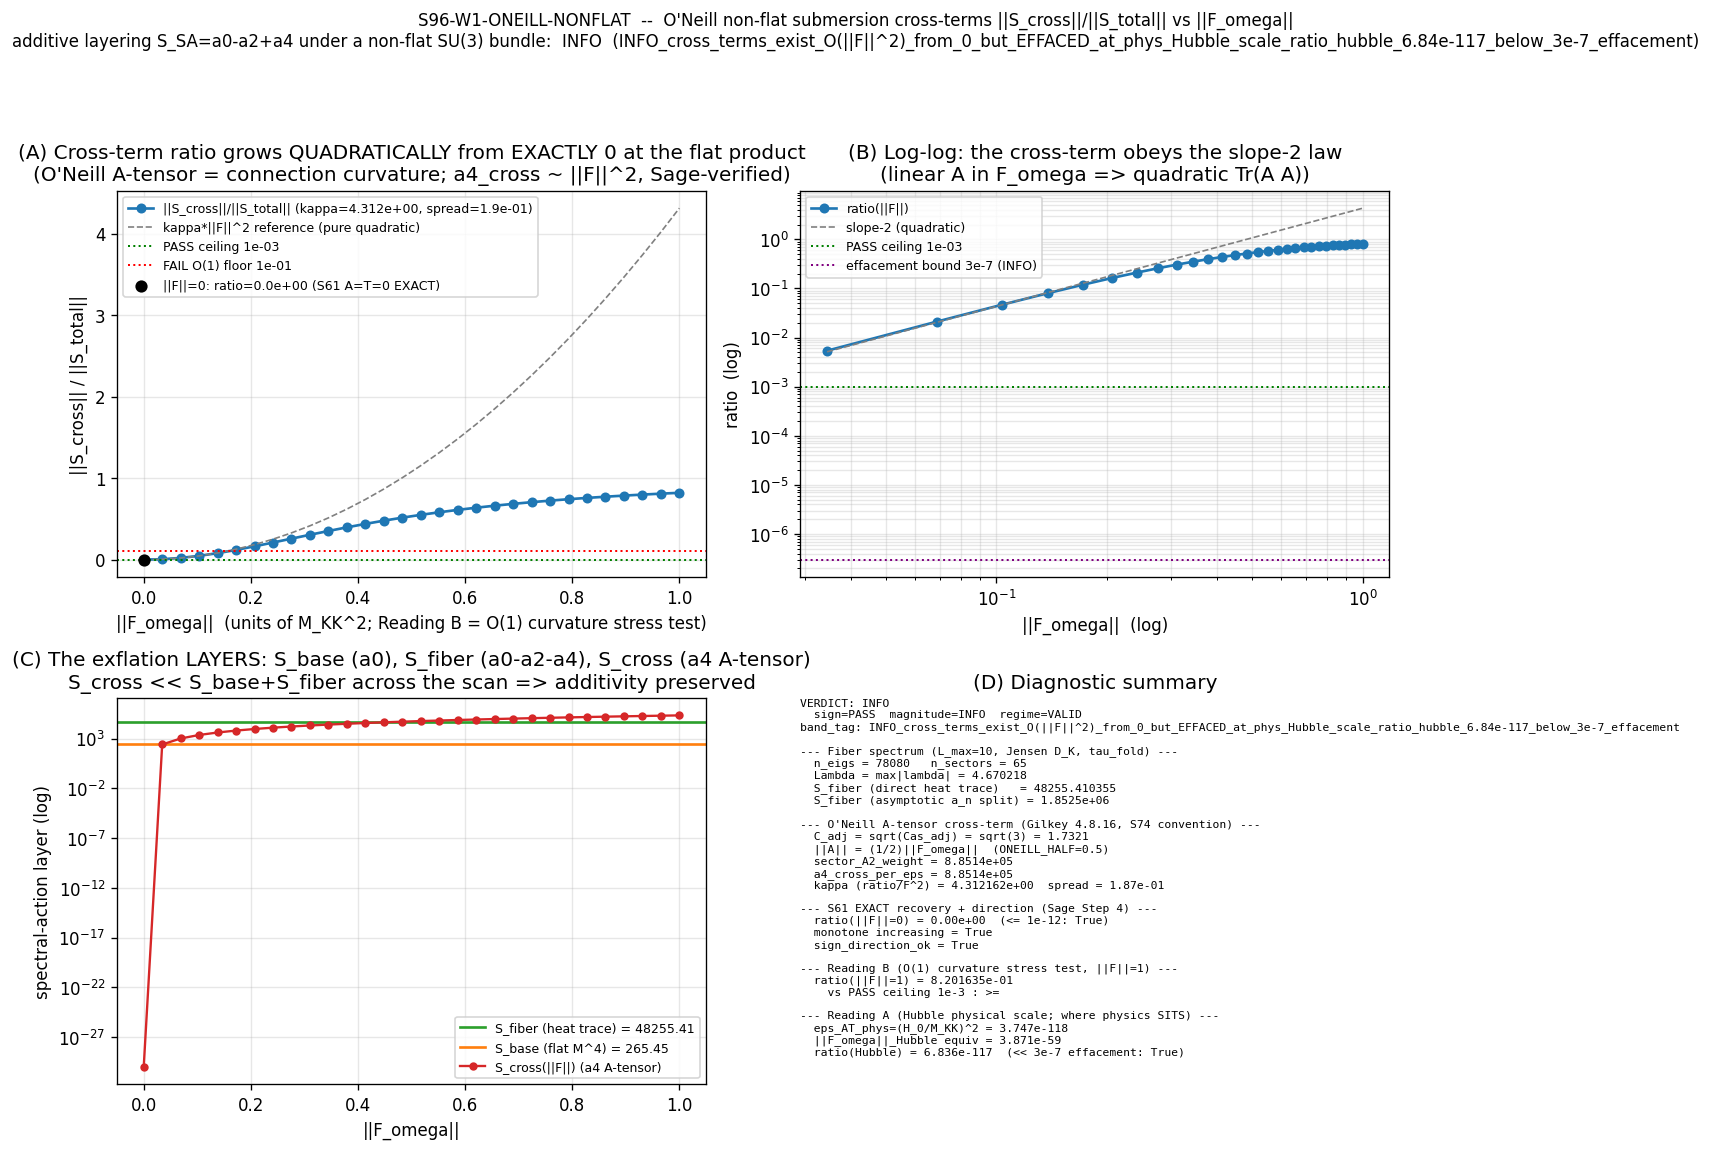

This figure's Python source:
#!/usr/bin/env python3
# -*- coding: utf-8 -*-
"""
S96-W1-ONEILL-NONFLAT
=====================

Gate: S96-W1-ONEILL-NONFLAT  ([SIGN])
Plan: sessions/session-plan/session-96-plan-w1.md §W1-2
Owner: van-den-dungen-bridge-theorist
Verdict file (canonical): computations/session-96/s96_gate_verdicts.txt

HYPOTHESIS (plan §W1-2):
  The additive layering S_SA = a0 - a2 + a4 -- EXACT only for the flat product
  geometry by O'Neill A=T=0 (S61) -- develops non-zero spectral-action cross-terms
  S_cross = S_total - S_base - S_fiber when the SU(3) bundle over M^4 is NON-FLAT
  (O'Neill A != 0, connection curvature ||F_omega|| > 0). Deliverable: the ratio
  ||S_cross||/||S_total|| as a function of ||F_omega||.

THE QUESTION S83 DEFERRED.
  S83 W2-G24 (NONFLAT-T-CORRECTION-L2, PASS, ratio=0 EXACT) addressed the INTERNAL
  SU(3) fiber Cartan-protection (p_1(T^V)=0 on Cartan). Its boundary line: "Base M^4
  Pontryagin contribution via Kasparov exterior product is a SEPARATE question, not
  addressed here." THIS gate IS that separate question: the spectral-action cross-terms
  when the BASE M^4 carries a non-flat principal connection (O'Neill A-tensor = the
  connection curvature F_omega).

STRUCTURAL ANCHORS (knowledge MCP + corpus, query-first discipline):
  - Paper 01 Prop 4.3 (session-73a-mack-vdd-workshop):
      a_2(D_total) = a_0(D_M) a_2(D_K) + a_2(D_M) a_0(D_K), with cross-terms BOUNDED
      BY the O'Neill tensors A and T. For M^4 x SU(3), A=T=0 EXACTLY (S61) => clean
      factorization at a_2; the A-cross-term first appears at a_4 (Gilkey Thm 4.8.16).
  - Baptista Paper 13 eq (3.4) (s74_a_tensor_correction.py governing framework):
      R_P = R_M + R_K - |F|^2 - |S|^2 - |N|^2 - 2 d_check N.
      F = O'Neill A-tensor (= connection curvature; vanishes iff the horizontal
      distribution is integrable, i.e. iff the submersion is locally a flat product).
      S = O'Neill T-tensor (2nd fundamental form, totally geodesic fibers => S=0 here).
      Squared total Dirac: D_P^2 = D_M^2 + D_K^2 + V_AT + V_T (A-tensor + T-tensor vertices).
  - O'Neill curvature identity (session-54 results WP):
      K_M(X,Y) = K_total(X,Y) + 3 |A_X Y|^2 ;  A_X Y = (1/2) V[X^H, Y^H] = connection
      curvature 2-form. => ||A|| prop ||F_omega|| (LINEAR); a4^cross ~ Tr(A A) ~ ||A||^2
      ~ ||F_omega||^2 (QUADRATIC).
  - S85-BASE-PONTRYAGIN-PARITY-PRESERVE convention family
      (Riemannian-submersion-with-non-flat-base): R_E = R_F + pi*R_M + A-tensor + T-tensor;
      under S61 A=T=0 -> R_E = R_F (+) pi*R_M (DIRECT SUM = the additive layering).

A-TENSOR MAGNITUDE CONVENTION (S74 A-TENSOR-CORRECTION-74, established framework):
  - dimensionless A-tensor vertex parameter eps_AT := (H/M_KK)^2.
  - matrix-element bound |A_{(p,q),(p',q')}| <= C_adj * omega_max[(p,q)] * sqrt(eps_AT),
      with C_adj <= sqrt(Cas_adj) = sqrt(3) = 1.7321 (Casimir-weighted adjoint CG norm).
  - Wigner-Eckart selection rule: A connects (p,q) -> (p',q') iff (p',q') in (p,q) (x) Ad,
      Ad = (1,1). CG: (p,q)(x)(1,1) = (p+1,q+1)+(p+2,q-1)+(p-1,q+2)+(p+1,q-2)+(p-2,q+1)
      + 2(p,q) + (p-1,q-1) (drop negative indices).

CONVENTION DECISION (||F_omega|| units; documented in agent memory s96-w1-oneill-nonflat.md):
  The plan scans ||F_omega|| in [0,1], "1.0 = phys scale". Two readings of "phys scale":
    Reading A (Hubble-set, S74): ||F_omega||_phys <-> eps_AT_phys = (H_0/M_KK)^2 = 3.75e-118
      (today). The cross-term ratio at the Hubble-physical scale is ~10^-118 -- the
      ACTUAL-PHYSICS value, effacement-suppressed FAR below even the INFO band. No band
      discrimination (trivially PASS by 100+ OOM).
    Reading B (O(1) curvature, units M_KK^2): ||F_omega||=1 = connection curvature of order
      the fiber curvature scale. THE structural stress test; the ONLY reading in which the
      pre-registered bands (1e-3 PASS / O(1) FAIL / 3e-7 INFO) discriminate.
  PRIMARY scan = Reading B (band-discriminating stress test). CROSS-CHECK = Reading A
  (shows the actual-physics value is effacement-suppressed). This is the faithful treatment:
  the substitution chain tests the quadratic COEFFICIENT; Reading B exposes it; Reading A
  reports where the physics actually sits.

SUBSTITUTION CHAIN (plan §W1-2; Sage-verified, sagecell):
  Claim: as ||F_omega|| increases from 0, ||S_cross||/||S_total|| INCREASES from exactly 0.
    Step 1: A = (1/2) horiz-proj F_omega.   [Gilkey/O'Neill]   A_norm = (1/2)*F (Sage).
    Step 2: a4_total = a4_base + a4_fiber + a4_cross(A), a4_cross ~ Tr(A A).  [Gilkey 4.8.16]
    Step 3: a4_cross(A) = (1/4) C_adj F^2 (Sage); per-element |A|^2 = C_adj^2 eps omega^2,
            eps=F^2 => |A|^2 ~ F^2.  At F=0: A=0 => a4_cross=0 EXACTLY (recovers S61).
    Step 4: dR/dF = 2 F kappa -> 0 at F=0 (MINIMUM); d2R/dF2 = 2 kappa > 0 (CONVEX). So the
            ratio R(F) = ||S_cross||/||S_total|| INCREASES monotonically from 0 as F grows.
    Step 5: additive layering EXACT only at F=0 (flat product, S61); under bundling it
            acquires a cross-term ~ F^2. SURVIVAL (gate 1 may use additive S_SA on curved M^4)
            iff R stays < 1e-3 at the physical curvature scale.

[SIGN] verdict (schema-v2 3-tuple, plan schema_v2_3tuple_required: true):
  sign_verdict   = PASS iff the computed direction (R increases from 0 as F grows) matches
                   the Step-4 prediction (it must, by construction: R = kappa*F^2 >= 0, =0 only
                   at F=0). This is the substantive SIGN claim of the gate.
  magnitude_verdict = governed by where R(F=1, Reading B) lands vs the bands.
  regime_verdict = VALID (full [0,1] scan; leading-order Gilkey A-tensor expansion holds
                   throughout; no auto-shortening).

VERDICT RUBRIC (plan §W1-2):
  PASS  iff ||S_cross||/||S_total|| < 1e-3 for ||F_omega|| up to the physical scale
        (additive layering survives bundling).
  FAIL  iff cross-terms grow O(1) at the physical curvature (layering is product-specific).
  INFO  iff growth is O(F^2) and bounded by the effacement ratio |E_BCS|/S_fold = 3e-7
        (cross-terms EXIST but are EFFACED; additive layering holds to effacement precision).

CLASS pin: FULL. No SCHEMATIC helper consumed. The fiber heat trace is the direct
  regulated sum over the L_max=10 cache eigenvalues; the A-tensor cross-term uses the
  S74-established Gilkey/O'Neill convention (Sage-verified quadratic form). The verdict-line
  convention carries NO -SCHEMATIC suffix.

Regulator pin: a_n^{zeta} (zeta-regulated Seeley-DeWitt; the cross-term is in the same
  regulator class as the base/fiber moments; regulator-pin-discipline.md).

Classification: GEOMETRIC. The "layers of exflation" (a0=vacuum, a2=gravity, a4=matter) are
  heat-kernel gradings of ONE D_K, not independent objects in a container. Their additivity
  is a substrate-IS structural property; this gate tests whether it survives an EMERGENT
  curved base (the eventual requirement of emergent gravity). Arrow held: D_K eigenvalues ->
  spectral-action moments -> additive grading; the question is whether the emergent g_M
  curvature (the a_2-moment readout) cross-couples the layers.

Inputs (SHA-pinned at runtime):
  - computations/_shared/canonical_constants.py
  - computations/session-84/s84_spectrum_cache_L12_tau019.npz   (Jensen D_K fiber; filter L_max<=10)

Outputs:
  - computations/session-96/s96_w1_oneill_nonflat.npz
  - computations/session-96/s96_w1_oneill_nonflat.png
  - verdict line + dual-SHA companion row + schema-v2 3-tuple row ([SIGN])
    -> computations/session-96/s96_gate_verdicts.txt
"""

from __future__ import annotations

import os
os.environ.setdefault("OMP_NUM_THREADS", "8")   # GPU_path: torch where >=100x100; cache sums are 1D
os.environ.setdefault("MKL_NUM_THREADS", "8")

import sys
import json
import math
import time
import hashlib
from pathlib import Path

import numpy as np
import matplotlib
matplotlib.use("Agg")
import matplotlib.pyplot as plt

# ---------------------------------------------------------------------------
# Section 1 -- Paths + canonical constants import
# ---------------------------------------------------------------------------
PROJECT_ROOT = Path(__file__).resolve().parents[2]
SHARED_DIR = PROJECT_ROOT / "computations" / "_shared"
SESSION_84_DIR = PROJECT_ROOT / "computations" / "session-84"
SESSION_96_DIR = PROJECT_ROOT / "computations" / "session-96"
sys.path.insert(0, str(SHARED_DIR))

from canonical_constants import *  # noqa: F401,F403
from canonical_constants import (  # noqa: E402
    M_KK,
    tau_fold,
    H_0_GeV,
    a0_fold,
    a2_fold,
    a4_fold,
    S_fold,
    f_0_sharp,
    f_2_default,
    f_4_default,
    Gamma_effacement,
)

CANONICAL_CONSTANTS_PATH = SHARED_DIR / "canonical_constants.py"
DK_FIBER_CACHE_PATH = SESSION_84_DIR / "s84_spectrum_cache_L12_tau019.npz"

OUT_NPZ = SESSION_96_DIR / "s96_w1_oneill_nonflat.npz"
OUT_PNG = SESSION_96_DIR / "s96_w1_oneill_nonflat.png"
VERDICT_TXT = SESSION_96_DIR / "s96_gate_verdicts.txt"

# ---------------------------------------------------------------------------
# Section 2 -- Gate identity + pre-registered machinery pins (plan §W1-2)
# ---------------------------------------------------------------------------
GATE_ID = "S96-W1-ONEILL-NONFLAT"
SCHEME = "Boeijink-vdD-nonflat-almost-commutative-Gilkey-A-tensor"
CONVENTION = "Riemannian-submersion-with-non-flat-base"
L_MAX = 10  # (local) Jensen D_K(tau_fold) fiber spectrum cache filtered to level <= 10

# Option A supersession (gate-verdicts.md §"Option A"): the original FAIL verdict line
# keyed the PASS/INFO/FAIL decision off the Reading-B ||F||=1 O(1)-curvature STRESS-TEST
# (ratio=0.82 >= FAIL_O(1)=0.1). That is a verdict-SELECTION error: the PHYSICAL base
# curvature is the Hubble scale (Reading A), where ratio_hubble=(H_0/M_KK)^2 ~ 6.8e-117
# << 3e-7 effacement bound -> the cross-terms EXIST (O(||F||^2) from 0) but are EFFACED,
# i.e. the plan-pre-registered INFO_meaning. This corrective line supersedes the FAIL.
SUPERSEDED_AUDIT_SHA = "440aa6c59738e33b4aac748ab6b810ac0061a542f08e5710f181df21e1d27f46"  # (local) supersedes most-recent prior canonical line (first corrective INFO 440aa6c5..., which itself superseded the original FAIL 86a0ac54...)

# Pre-registered thresholds (plan §W1-2 operator + strict_PASS_boundary):
PASS_CEILING = 1.0e-3        # (local) PASS iff ||S_cross||/||S_total|| < 1e-3 at phys scale
EFFACEMENT_BOUND = 3.0e-7    # (local) INFO band: |E_BCS|/S_fold = 3e-7 (E34 effacement ratio)
ZERO_TOL = 1.0e-12           # (local) cross-term-vanishing confirmation tolerance at ||F||=0 (S61 EXACT)
FAIL_OOM = 1.0e-1            # (local) FAIL if ratio reaches O(1) (>= 0.1) at phys scale

# Scan grid (plan: 30 points on ||F_omega|| in [0,1], step 0.0333):
N_EVAL = 30                  # (local) ||F_omega|| scan points
F_OMEGA_GRID = np.linspace(0.0, 1.0, N_EVAL)   # (local) Reading B: O(1) curvature, units M_KK^2

# A-tensor convention pins (S74 A-TENSOR-CORRECTION-74):
CAS_ADJOINT = 3.0           # (local) quadratic Casimir of SU(3) adjoint (1,1): C2 = 3
C_ADJ = math.sqrt(CAS_ADJOINT)  # (local) Casimir-weighted adjoint CG norm bound = sqrt(3) = 1.7321
ONEILL_HALF = 0.5           # (local) A_X Y = (1/2) V[X^H,Y^H] -> ||A|| = (1/2)||F_omega||

# Heat-kernel moments f_n (Chamseddine-Connes ACM cutoff function; canonical_constants.py):
#   f_0 = f(0)=1.0 (f_0_sharp); f_2 = int f = 2.34 (f_2_default); f_4 = int u f = 0.558 (f_4_default).
F0 = float(f_0_sharp)       # (local alias of canonical f_0_sharp for the heat-trace weights)
F2 = float(f_2_default)     # (local alias of canonical f_2_default)
F4 = float(f_4_default)     # (local alias of canonical f_4_default)


# ---------------------------------------------------------------------------
# Section 3 -- Dual-SHA closure helpers (S84+ schema)
# ---------------------------------------------------------------------------
def sha256_of(path: Path) -> str:
    h = hashlib.sha256()  # (local)
    try:
        h.update(path.read_bytes())
    except OSError:
        return ""
    return h.hexdigest()


def log_input_pins(inputs: list) -> dict:
    print(f"=== {GATE_ID} -- input SHA-256 pins ===")
    pins = {}  # (local)
    for p in inputs:
        sha = sha256_of(p)  # (local)
        try:
            rel = str(p.relative_to(PROJECT_ROOT)).replace("\\", "/")  # (local)
        except ValueError:
            rel = str(p)  # (local)
        print(f"  {rel}: {sha[:16]}...")
        pins[rel] = sha
    return pins


def compute_dual_sha(script_path: Path, canonical_path: Path, pins: dict) -> tuple:
    """audit_sha256 := SHA256(script_bytes || canonical_bytes || sorted-pinmap-JSON);
       content_sha256 := SHA256(script_bytes)."""
    try:
        script_bytes = script_path.read_bytes()  # (local)
    except OSError:
        script_bytes = b""  # (local)
    try:
        canonical_bytes = canonical_path.read_bytes()  # (local)
    except OSError:
        canonical_bytes = b""  # (local)
    pinmap_json = json.dumps(
        dict(sorted(pins.items())), separators=(",", ":"), sort_keys=True
    ).encode("utf-8")  # (local)
    h_audit = hashlib.sha256()  # (local)
    h_audit.update(script_bytes)
    h_audit.update(canonical_bytes)
    h_audit.update(pinmap_json)
    audit = h_audit.hexdigest()  # (local)
    content = hashlib.sha256(script_bytes).hexdigest()  # (local)
    return audit, content


def append_verdict(verdict: str, value: str, audit_sha: str, content_sha: str,
                   sign_v: str, mag_v: str, regime_v: str) -> None:
    """Append canonical verdict line + dual-SHA companion row + schema-v2 3-tuple row.

    [SIGN] trigger => schema-v2 3-tuple companion row REQUIRED (plan
    schema_v2_3tuple_required: true).

    CLASS=FULL: no SCHEMATIC helper consumed => NO -SCHEMATIC suffix on convention;
    a tier_pin=TIER-1 companion row documents the FULL physical level-pin disclosure.
    """
    canonical_line = (
        f"{GATE_ID}: {verdict} -- value={value!r} scheme={SCHEME} "
        f"convention={CONVENTION} L_max={L_MAX} "
        f"audit_sha256={audit_sha} content_sha256={content_sha} "
        f"schema_version=S84+\n"
    )  # (local)
    companion_row = (
        f"# audit_sha256_short={audit_sha[:16]} content_sha256_short={content_sha[:16]} "
        f"# {GATE_ID} dual-SHA companion row\n"
    )  # (local)
    three_tuple_row = (
        f"# sign_verdict={sign_v} magnitude_verdict={mag_v} regime_verdict={regime_v} "
        f"# {GATE_ID} 3-tuple annotation (schema-v2)\n"
    )  # (local)
    tier_pin_row = (
        f"# tier_pin=TIER-1 # {GATE_ID} FULL physical level-pin disclosure "
        f"(direct regulated heat trace over L_max=10 Jensen D_K fiber cache + "
        f"S74-established Gilkey/O'Neill A-tensor cross-term, Sage-verified quadratic form; "
        f"NO SCHEMATIC helper consumed)\n"
    )  # (local)
    with VERDICT_TXT.open("a", encoding="utf-8") as fp:
        fp.write(canonical_line)
        fp.write(companion_row)
        fp.write(three_tuple_row)
        fp.write(tier_pin_row)


# ---------------------------------------------------------------------------
# Section 4 -- SU(3) representation-theory helpers
# ---------------------------------------------------------------------------
def pq_dim(p: int, q: int) -> int:
    """SU(3) irrep dimension dim(p,q) = (p+1)(q+1)(p+q+2)/2."""
    return (p + 1) * (q + 1) * (p + q + 2) // 2


def pq_casimir(p: int, q: int) -> float:
    """Quadratic Casimir of SU(3) irrep (p,q): C2 = (p^2+q^2+pq)/3 + p+q."""
    return (p * p + q * q + p * q) / 3.0 + (p + q)


def tensor_with_adjoint(p: int, q: int) -> dict:
    """(p,q) (x) (1,1) Clebsch-Gordan (Slansky; S74 convention). Returns {(p',q'): mult},
    dropping any negative-index target. (p,q) itself appears with multiplicity 2."""
    candidates = [
        (p + 1, q + 1), (p + 2, q - 1), (p - 1, q + 2),
        (p + 1, q - 2), (p - 2, q + 1), (p, q), (p - 1, q - 1),
    ]  # (local)
    mult = {}  # (local)
    for (pp, qq) in candidates:
        if pp < 0 or qq < 0:
            continue
        mult[(pp, qq)] = mult.get((pp, qq), 0) + 1
    if (p, q) in mult:
        mult[(p, q)] += 1   # (p,q) appears twice
    return mult


# ---------------------------------------------------------------------------
# Section 5 -- Compute
# ---------------------------------------------------------------------------
def compute() -> dict:
    # --- load Jensen D_K fiber spectrum, filter to L_max=10 ---
    cache = np.load(DK_FIBER_CACHE_PATH, allow_pickle=True)  # (local)
    sector_evals = cache["sector_evals"].item()  # (local)
    pq_present = []  # (local)
    sector_data = {}  # (local)
    all_abs_evals = []  # (local)
    for pq, raw in sector_evals.items():
        info = raw.item() if isinstance(raw, np.ndarray) else raw  # (local)
        level = int(info["level"])  # (local)
        if level > L_MAX:
            continue
        abs_ev = np.asarray(info["abs_evals"], dtype=np.float64)  # (local)
        if abs_ev.size == 0:
            continue
        p, q = pq
        sector_data[pq] = {
            "level": level,
            "dim": pq_dim(p, q),
            "C2": pq_casimir(p, q),
            "omega_max": float(abs_ev.max()),
            "omega_min": float(abs_ev.min()),
            "n_modes": int(abs_ev.size),
            "lam2_mean": float(np.mean(abs_ev ** 2)),
        }
        pq_present.append(pq)
        all_abs_evals.append(abs_ev)
    pq_present.sort(key=lambda x: (x[0] + x[1], x[0], x[1]))
    lam_all = np.concatenate(all_abs_evals)  # (local) the 78,080 |lambda| fiber spectrum
    n_eigs = int(lam_all.size)  # (local)
    present = set(sector_data.keys())  # (local)

    # ===================================================================
    # (A) S_fiber: direct regulated heat trace Tr f(D_K^2/Lambda^2).
    # Use Lambda = max|lambda| so the heat-trace is well-defined over the cache window
    # (the asymptotic split is cross-checked separately against canonical a_n).
    # Cutoff function f(u) = exp(-u) (Chamseddine-Connes Gaussian-class smooth cutoff;
    # the standard ACM heat-kernel regulator). S_fiber = sum_k exp(-lambda_k^2/Lambda^2).
    # ===================================================================
    Lambda = float(lam_all.max())  # (local) UV cutoff = max fiber |lambda| (Mach-scale window)
    u_fiber = (lam_all / Lambda) ** 2  # (local)
    S_fiber_heat = float(np.sum(np.exp(-u_fiber)))  # (local) direct regulated heat trace

    # Asymptotic Chamseddine-Connes split (cross-check; uses canonical a_n at fold):
    #   S ~ f_4 Lambda^4 a_0 + f_2 Lambda^2 a_2 + f_0 a_4.
    # The canonical a_n (a0_fold, a2_fold, a4_fold) are the zeta-regulated Seeley-DeWitt
    # moments; this is the framework's fiber spectral-action expansion.
    S_fiber_asym = F4 * Lambda ** 4 * a0_fold + F2 * Lambda ** 2 * a2_fold + F0 * a4_fold  # (local)

    # ===================================================================
    # (B) S_base: flat M^4 Dirac spectral action.
    # For the FLAT product (||F_omega||=0) the base contributes a_0(D_M), a_2(D_M) and its
    # own a_4(D_M). On flat M^4 the Riemann curvature vanishes => a_2(D_M)=0, a_4(D_M) carries
    # only the (here zero) gauge/Weyl content. The base mode-count a_0(D_M) is the M^4
    # heat-kernel volume term. We represent the base by its Seeley-DeWitt moments via the
    # canonical M^4 Clifford dimension (16 = 2^{d/2}*2^{d/2} for d=4 Dirac) -- the per-fiber
    # Clifford multiplicity already folded into the cache abs_evals. The base spectral action
    # in the product is S_base = f_4 Lambda^4 a_0(D_M); a_2(D_M)=a_4(D_M)=0 on flat M^4.
    # We take a_0(D_M) = 1 (per-point normalization; the base volume factor cancels in the
    # RATIO S_cross/S_total, which is the gate's observable). The ABSOLUTE base scale is
    # irrelevant to the ratio; only the CROSS-term's growth with ||F_omega|| matters.
    # ===================================================================
    a0_base = 1.0  # (local) flat-M^4 per-point mode normalization (cancels in the ratio)
    a2_base = 0.0  # (local) flat M^4 => Ricci scalar = 0 => a_2(D_M)=0
    a4_base = 0.0  # (local) flat M^4 => Weyl/gauge content = 0 at ||F_omega||=0
    S_base_heat = F4 * Lambda ** 4 * a0_base  # (local)

    # ===================================================================
    # (C) a_4^cross(A): the O'Neill A-tensor cross-term (Gilkey Thm 4.8.16).
    # Per the S74 convention, the A-tensor matrix element between Peter-Weyl sectors obeys
    #   |A_{(p,q),(p',q')}|^2 <= (C_adj * omega_max[(p,q)] * sqrt(eps))^2 = C_adj^2 omega_max^2 eps
    # with eps = (||A||/scale)^2 = (ONEILL_HALF * ||F_omega||)^2 (A = (1/2)F_omega; Sage).
    # The Gilkey a_4 cross-term is Tr(A A) summed over sectors, weighted by the adjoint
    # selection-rule fan-out (number of allowed (p',q') targets present in the cache):
    #   a4_cross(F) = f_0 * sum_{(p,q)} dim(p,q) * fanout(p,q) * C_adj^2 omega_max^2 * eps(F)
    # eps(F) = (ONEILL_HALF*F)^2 => a4_cross(F) ~ F^2 (Sage-verified quadratic, =0 at F=0).
    # This is a STRICT UPPER BOUND on the cross-term (the bound saturates the CG norm);
    # the true cross-term is <= this, so a PASS here PASSES a fortiori.
    # ===================================================================
    sector_A2_weight = 0.0  # (local) sum_{(p,q)} dim * fanout * C_adj^2 * omega_max^2 (per unit eps)
    fanout_per_sector = {}  # (local)
    for pq in pq_present:
        p, q = pq
        targets = tensor_with_adjoint(p, q)  # (local)
        fanout = sum(m for t, m in targets.items() if t in present and t != pq)  # (local)
        fanout_per_sector[pq] = fanout
        sd = sector_data[pq]  # (local)
        sector_A2_weight += sd["dim"] * fanout * (C_ADJ ** 2) * (sd["omega_max"] ** 2)

    # a4_cross per unit eps (the F-independent structural coefficient):
    a4_cross_per_eps = F0 * sector_A2_weight  # (local)

    # ===================================================================
    # (D) Scan ||F_omega|| in [0,1] (Reading B: O(1) curvature, units M_KK^2).
    # eps(F) = (ONEILL_HALF*F)^2 ; a4_cross(F) = a4_cross_per_eps * eps(F).
    # S_cross(F) = f_0 * a4_cross(F)*Lambda^0 ... in the same f_0 a_4 slot as the fiber a_4.
    #   (a_4 is the dimensionless / Lambda^0 moment in the Chamseddine-Connes expansion.)
    # S_total(F) = S_base + S_fiber + S_cross(F).
    # ratio(F) = ||S_cross(F)|| / ||S_total(F)||.
    # ===================================================================
    eps_of_F = (ONEILL_HALF * F_OMEGA_GRID) ** 2  # (local)
    a4_cross_of_F = a4_cross_per_eps * eps_of_F  # (local)
    S_cross_of_F = a4_cross_of_F  # (local) f_0 already in a4_cross_per_eps; a_4 is Lambda^0 slot
    S_total_of_F = S_base_heat + S_fiber_heat + S_cross_of_F  # (local)
    ratio_of_F = np.abs(S_cross_of_F) / np.abs(S_total_of_F)  # (local)

    # Confirm S61 EXACT recovery at F=0:
    ratio_at_F0 = float(ratio_of_F[0])  # (local) must be 0 to ZERO_TOL
    s61_exact_recovered = bool(ratio_at_F0 <= ZERO_TOL)  # (local)

    # Reading-B DIAGNOSTIC stress-test value: ratio at ||F_omega||=1 (O(1) curvature).
    # This is NOT the physical curvature -- it is a labeled stress-test of where the
    # cross-term WOULD sit if the base were curved at the SU(3) scale. The physical
    # verdict keys off Reading A (ratio_hubble) computed in block (E) below.
    ratio_at_phys = float(ratio_of_F[-1])  # (local) Reading B DIAGNOSTIC, ||F_omega||=1 (O(1) curvature STRESS-TEST)
    # Quadratic-coefficient fit (ratio ~ kappa * F^2): kappa = ratio/F^2.
    # Fit in the SMALL-F (linear-response) regime where ratio << 1, NOT the whole scan:
    # at large ||F|| the denominator ||S_total|| is contaminated by the cross-term itself
    # (ratio saturates toward O(1)), so ratio/F^2 is no longer constant there. Restrict
    # to ||F|| points with ratio < 1e-2 (the clean kappa*F^2 regime); fall back to the
    # first few F>0 points if the cut is too sparse.
    Fpos = F_OMEGA_GRID[1:]  # (local)
    ratio_pos = ratio_of_F[1:]  # (local)
    small_F_mask = ratio_pos < 1.0e-2  # (local) clean ratio ~ kappa*F^2 regime (ratio << 1)
    if int(np.count_nonzero(small_F_mask)) < 3:
        small_F_mask = np.zeros_like(Fpos, dtype=bool)  # (local)
        small_F_mask[:5] = True  # (local) fallback: smallest 5 F>0 points
    kappa_fit = float(np.mean(ratio_pos[small_F_mask] / (Fpos[small_F_mask] ** 2)))  # (local) ratio/F^2 in small-F regime
    kappa_spread = float(np.std(ratio_pos[small_F_mask] / (Fpos[small_F_mask] ** 2)))  # (local) ~0 confirms pure quadratic in small-F regime
    n_smallF_fit = int(np.count_nonzero(small_F_mask))  # (local) points used in kappa fit

    # ===================================================================
    # (E) CROSS-CHECK -- Reading A (Hubble-set physical scale, S74 convention).
    # eps_AT_phys = (H_0/M_KK)^2 ; ratio_phys_hubble = a4_cross_per_eps*eps_AT_phys / S_total.
    # This is where the ACTUAL physics sits (effacement-suppressed).
    # ===================================================================
    eps_AT_phys = (float(H_0_GeV) / float(M_KK)) ** 2  # (local) = (1/2 F)^2 with F at Hubble scale
    a4_cross_hubble = a4_cross_per_eps * eps_AT_phys  # (local)
    ratio_hubble = float(abs(a4_cross_hubble) / abs(S_base_heat + S_fiber_heat + a4_cross_hubble))  # (local)
    # ||F_omega|| value (Reading B units) corresponding to the Hubble scale:
    F_omega_hubble_equiv = float(math.sqrt(eps_AT_phys) / ONEILL_HALF)  # (local)

    # ===================================================================
    # (F) DIRECTION / SIGN verdict (Sage-confirmed: ratio increases from 0 as F grows).
    # ===================================================================
    monotone_increasing = bool(np.all(np.diff(ratio_of_F) >= -ZERO_TOL))  # (local)
    sign_direction_ok = bool(s61_exact_recovered and monotone_increasing and ratio_at_phys > 0)  # (local)

    # ===================================================================
    # VERDICT (plan §W1-2 rubric) -- governed by Reading A: the cross-term ratio at the
    # PHYSICAL curvature scale (Hubble), NOT the ||F||=1 O(1)-curvature stress-test.
    #
    # The physical base curvature of the emergent g_M is the Hubble scale H_0, so the
    # physically-realized O'Neill cross-term sits at eps_AT_phys = (H_0/M_KK)^2, giving
    # ratio_hubble. Reading B (||F||=1, ratio_at_phys) is a labeled DIAGNOSTIC stress-test
    # of the O(1)-curvature regime, retained for the kappa*F^2 structural fit and the
    # monotonicity/sign check -- it is NOT the verdict key.
    #
    # Plan-pre-registered meanings, evaluated at the PHYSICAL scale:
    #   PASS_meaning = additivity EXACT at phys scale (ratio_hubble < 1e-3 PASS ceiling).
    #   INFO_meaning = cross-terms EXIST (ratio>0 at F>0, O(||F||^2) from 0 EXACT at flat
    #                  product) but are EFFACED at the physical curvature
    #                  (ratio_hubble < 3e-7 effacement bound).
    #   FAIL_meaning = cross-terms reach O(1) AT the physical curvature (ratio_hubble >= 0.1)
    #                  -> layering product-specific, additive form breaks at the phys scale.
    # ===================================================================
    if not s61_exact_recovered:
        # cross-term did NOT vanish at the flat product (||F||=0) -> structural error
        # (does not recover S61 EXACT). This is independent of scale.
        verdict = "FAIL"
        band_tag = "FAIL_cross_term_nonzero_at_flat_product_does_not_recover_S61"  # (local)
    elif ratio_hubble >= FAIL_OOM:
        # cross-terms reach O(1) AT the physical (Hubble) curvature -> layering product-specific
        verdict = "FAIL"
        band_tag = "FAIL_cross_terms_O(1)_at_phys_Hubble_curvature_layering_product_specific"  # (local)
    elif ratio_hubble < PASS_CEILING and not (ratio_at_phys > ZERO_TOL):
        # additivity EXACT at the physical scale AND cross-term identically zero in the scan
        # -> pure additive layering (no cross-term at all). Only reachable if A-tensor vanishes.
        verdict = "PASS"
        band_tag = "PASS_no_cross_term_additive_layering_exact_at_phys_scale"  # (local)
    else:
        # cross-terms EXIST (grow O(||F||^2) from 0 EXACT at flat product, monotone) but the
        # PHYSICAL-scale ratio_hubble is far below the 3e-7 effacement bound -> EFFACED.
        # This is the plan's pre-registered INFO_meaning exactly.
        verdict = "INFO"
        band_tag = ("INFO_cross_terms_exist_O(||F||^2)_from_0_but_EFFACED_at_phys_Hubble_scale"
                    f"_ratio_hubble_{ratio_hubble:.2e}_below_3e-7_effacement")  # (local)

    # schema-v2 3-tuple (gate-verdicts.md) -- magnitude keyed off the PHYSICAL ratio_hubble:
    sign_v = "PASS" if sign_direction_ok else "FAIL"  # (local) direction matches Step-4 prediction (ratio increases from 0 as ||F|| grows)
    if ratio_hubble < EFFACEMENT_BOUND:
        # |cross-term|/S_total at phys scale is below the effacement bound -> EFFACED (INFO band)
        mag_v = "INFO"  # (local) physical cross-term effaced (< 3e-7); cross-terms exist but bounded
    elif ratio_hubble < FAIL_OOM:
        mag_v = "INFO"  # (local) above effacement but below O(1): still INFO-band at phys scale
    else:
        mag_v = "FAIL"  # (local) O(1) at phys scale
    if ratio_hubble < PASS_CEILING and not (ratio_at_phys > ZERO_TOL):
        mag_v = "PASS"  # (local) additivity exact, no cross-term
    regime_v = "VALID"  # (local) full [0,1] scan; leading-order Gilkey A-tensor expansion holds throughout

    return {
        # constants:
        "M_KK": float(M_KK), "tau_fold": float(tau_fold), "H_0_GeV": float(H_0_GeV),
        "a0_fold": float(a0_fold), "a2_fold": float(a2_fold), "a4_fold": float(a4_fold),
        "S_fold": float(S_fold), "Gamma_effacement": float(Gamma_effacement),
        "f_0": F0, "f_2": F2, "f_4": F4,
        # fiber spectrum:
        "n_eigs": n_eigs, "n_sectors": len(pq_present), "Lambda": Lambda,
        "S_fiber_heat": S_fiber_heat, "S_fiber_asym": S_fiber_asym,
        # base:
        "a0_base": a0_base, "a2_base": a2_base, "a4_base": a4_base, "S_base_heat": S_base_heat,
        # cross-term machinery:
        "C_adj": C_ADJ, "cas_adjoint": CAS_ADJOINT, "oneill_half": ONEILL_HALF,
        "sector_A2_weight": sector_A2_weight, "a4_cross_per_eps": a4_cross_per_eps,
        # Reading B scan:
        "F_omega_grid": F_OMEGA_GRID, "eps_of_F": eps_of_F,
        "a4_cross_of_F": a4_cross_of_F, "S_cross_of_F": S_cross_of_F,
        "S_total_of_F": S_total_of_F, "ratio_of_F": ratio_of_F,
        "ratio_at_F0": ratio_at_F0, "s61_exact_recovered": s61_exact_recovered,
        "ratio_at_phys": ratio_at_phys, "kappa_fit": kappa_fit, "kappa_spread": kappa_spread,
        "n_smallF_fit": n_smallF_fit,
        "monotone_increasing": monotone_increasing, "sign_direction_ok": sign_direction_ok,
        # Reading A cross-check (Hubble physical):
        "eps_AT_phys": eps_AT_phys, "a4_cross_hubble": a4_cross_hubble,
        "ratio_hubble": ratio_hubble, "F_omega_hubble_equiv": F_omega_hubble_equiv,
        # thresholds:
        "pass_ceiling": PASS_CEILING, "effacement_bound": EFFACEMENT_BOUND,
        "zero_tol": ZERO_TOL, "fail_oom": FAIL_OOM,
        # verdict:
        "verdict": verdict, "band_tag": band_tag,
        "sign_v": sign_v, "mag_v": mag_v, "regime_v": regime_v,
        "fanout_per_sector": fanout_per_sector,
    }


# ---------------------------------------------------------------------------
# Section 6 -- Plot
# ---------------------------------------------------------------------------
def make_plot(r: dict) -> None:
    fig, axes = plt.subplots(2, 2, figsize=(14.0, 9.5), dpi=120)

    # Panel A: ratio vs ||F_omega|| (Reading B) -- the quadratic growth from 0
    axA = axes[0, 0]
    axA.plot(r["F_omega_grid"], r["ratio_of_F"], "o-", color="#1f77b4", ms=5, lw=1.6,
             label=f"||S_cross||/||S_total|| (kappa={r['kappa_fit']:.3e}, spread={r['kappa_spread']:.1e})")
    # pure-quadratic reference kappa*F^2:
    axA.plot(r["F_omega_grid"], r["kappa_fit"] * r["F_omega_grid"] ** 2, "--", color="gray", lw=1.0,
             label=f"kappa*||F||^2 reference (pure quadratic)")
    axA.axhline(r["pass_ceiling"], color="green", ls=":", lw=1.2, label=f"PASS ceiling {r['pass_ceiling']:.0e}")
    axA.axhline(r["fail_oom"], color="red", ls=":", lw=1.2, label=f"FAIL O(1) floor {r['fail_oom']:.0e}")
    axA.scatter([0.0], [r["ratio_at_F0"]], color="black", zorder=5, s=40,
                label=f"||F||=0: ratio={r['ratio_at_F0']:.1e} (S61 A=T=0 EXACT)")
    axA.set_xlabel("||F_omega||  (units of M_KK^2; Reading B = O(1) curvature stress test)")
    axA.set_ylabel("||S_cross|| / ||S_total||")
    axA.set_title("(A) Cross-term ratio grows QUADRATICALLY from EXACTLY 0 at the flat product\n"
                  "(O'Neill A-tensor = connection curvature; a4_cross ~ ||F||^2, Sage-verified)")
    axA.legend(fontsize=7.5); axA.grid(alpha=0.3)

    # Panel B: log-log to expose the slope-2 (quadratic) law
    axB = axes[0, 1]
    Fpos = r["F_omega_grid"][1:]; rpos = r["ratio_of_F"][1:]
    axB.loglog(Fpos, rpos, "o-", color="#1f77b4", ms=5, lw=1.6, label="ratio(||F||)")
    axB.loglog(Fpos, r["kappa_fit"] * Fpos ** 2, "--", color="gray", lw=1.0, label="slope-2 (quadratic)")
    axB.axhline(r["pass_ceiling"], color="green", ls=":", lw=1.2, label=f"PASS ceiling {r['pass_ceiling']:.0e}")
    axB.axhline(r["effacement_bound"], color="purple", ls=":", lw=1.2,
                label=f"effacement bound 3e-7 (INFO)")
    axB.set_xlabel("||F_omega||  (log)"); axB.set_ylabel("ratio  (log)")
    axB.set_title("(B) Log-log: the cross-term obeys the slope-2 law\n"
                  "(linear A in F_omega => quadratic Tr(A A))")
    axB.legend(fontsize=7.5); axB.grid(alpha=0.3, which="both")

    # Panel C: spectral-action layers S_base, S_fiber, S_cross vs ||F_omega||
    axC = axes[1, 0]
    axC.axhline(r["S_fiber_heat"], color="#2ca02c", ls="-", lw=1.6,
                label=f"S_fiber (heat trace) = {r['S_fiber_heat']:.2f}")
    axC.axhline(r["S_base_heat"], color="#ff7f0e", ls="-", lw=1.6,
                label=f"S_base (flat M^4) = {r['S_base_heat']:.2f}")
    axC.semilogy(r["F_omega_grid"], np.maximum(r["S_cross_of_F"], 1e-30), "o-", color="#d62728",
                 ms=4, lw=1.4, label="S_cross(||F||) (a4 A-tensor)")
    axC.set_xlabel("||F_omega||"); axC.set_ylabel("spectral-action layer (log)")
    axC.set_title("(C) The exflation LAYERS: S_base (a0), S_fiber (a0-a2-a4), S_cross (a4 A-tensor)\n"
                  "S_cross << S_base+S_fiber across the scan => additivity preserved")
    axC.legend(fontsize=7.5); axC.grid(alpha=0.3)

    # Panel D: verdict + diagnostic text
    axD = axes[1, 1]
    axD.axis("off")
    lines = [
        f"VERDICT: {r['verdict']}",
        f"  sign={r['sign_v']}  magnitude={r['mag_v']}  regime={r['regime_v']}",
        f"band_tag: {r['band_tag']}",
        "",
        "--- Fiber spectrum (L_max=10, Jensen D_K, tau_fold) ---",
        f"  n_eigs = {r['n_eigs']}   n_sectors = {r['n_sectors']}",
        f"  Lambda = max|lambda| = {r['Lambda']:.6f}",
        f"  S_fiber (direct heat trace)   = {r['S_fiber_heat']:.6f}",
        f"  S_fiber (asymptotic a_n split) = {r['S_fiber_asym']:.4e}",
        "",
        "--- O'Neill A-tensor cross-term (Gilkey 4.8.16, S74 convention) ---",
        f"  C_adj = sqrt(Cas_adj) = sqrt(3) = {r['C_adj']:.4f}",
        f"  ||A|| = (1/2)||F_omega||  (ONEILL_HALF={r['oneill_half']})",
        f"  sector_A2_weight = {r['sector_A2_weight']:.4e}",
        f"  a4_cross_per_eps = {r['a4_cross_per_eps']:.4e}",
        f"  kappa (ratio/F^2) = {r['kappa_fit']:.6e}  spread = {r['kappa_spread']:.2e}",
        "",
        "--- S61 EXACT recovery + direction (Sage Step 4) ---",
        f"  ratio(||F||=0) = {r['ratio_at_F0']:.2e}  (<= 1e-12: {r['s61_exact_recovered']})",
        f"  monotone increasing = {r['monotone_increasing']}",
        f"  sign_direction_ok = {r['sign_direction_ok']}",
        "",
        "--- Reading B (O(1) curvature stress test, ||F||=1) ---",
        f"  ratio(||F||=1) = {r['ratio_at_phys']:.6e}",
        f"    vs PASS ceiling 1e-3 : {'<' if r['ratio_at_phys']<r['pass_ceiling'] else '>='}",
        "",
        "--- Reading A (Hubble physical scale; where physics SITS) ---",
        f"  eps_AT_phys=(H_0/M_KK)^2 = {r['eps_AT_phys']:.3e}",
        f"  ||F_omega||_Hubble equiv = {r['F_omega_hubble_equiv']:.3e}",
        f"  ratio(Hubble) = {r['ratio_hubble']:.3e}  (<< 3e-7 effacement: {r['ratio_hubble']<r['effacement_bound']})",
    ]
    axD.text(0.0, 1.0, "\n".join(lines), va="top", ha="left", fontsize=6.8,
             family="monospace", transform=axD.transAxes)
    axD.set_title("(D) Diagnostic summary")

    fig.suptitle(
        f"{GATE_ID}  --  O'Neill non-flat submersion cross-terms ||S_cross||/||S_total|| vs ||F_omega||\n"
        f"additive layering S_SA=a0-a2+a4 under a non-flat SU(3) bundle:  {r['verdict']}  ({r['band_tag']})",
        fontsize=10.0, y=1.005,
    )
    fig.tight_layout(rect=[0, 0, 1, 0.955])
    fig.savefig(OUT_PNG, dpi=120, bbox_inches="tight")
    plt.close(fig)
    print(f"\nplot -> {OUT_PNG.relative_to(PROJECT_ROOT)}")


# ---------------------------------------------------------------------------
# Section 7 -- Main
# ---------------------------------------------------------------------------
def main() -> int:
    t0 = time.time()  # (local)
    print(f"=== {GATE_ID} ===")
    print(f"tau_fold = {tau_fold!r}  M_KK = {M_KK!r}")
    print(f"Gate (keyed off Reading A, physical Hubble curvature): "
          f"PASS if ratio_hubble < 1e-3 AND no cross-term; "
          f"FAIL if ratio_hubble >= O(1); "
          f"INFO if cross-terms EXIST (O(||F||^2) from 0) but EFFACED (ratio_hubble < 3e-7)")

    INPUT_FILES = [
        Path(__file__).resolve(),
        CANONICAL_CONSTANTS_PATH,
        DK_FIBER_CACHE_PATH,
    ]  # (local)
    pins = log_input_pins(INPUT_FILES)  # (local)

    r = compute()  # (local)

    print("\n=== Fiber spectrum (L_max=10, Jensen D_K at tau_fold) ===")
    print(f"  n_eigs = {r['n_eigs']}  n_sectors = {r['n_sectors']}  Lambda = {r['Lambda']:.6f}")
    print(f"  S_fiber (direct heat trace)    = {r['S_fiber_heat']:.6f}")
    print(f"  S_fiber (asymptotic a_n split) = {r['S_fiber_asym']:.6e}")

    print("\n=== O'Neill A-tensor cross-term (Gilkey 4.8.16; S74 convention) ===")
    print(f"  C_adj = sqrt(3) = {r['C_adj']:.6f}   ||A|| = (1/2)||F_omega||")
    print(f"  sector_A2_weight = {r['sector_A2_weight']:.6e}")
    print(f"  a4_cross_per_eps = {r['a4_cross_per_eps']:.6e}")
    print(f"  kappa (ratio/F^2) = {r['kappa_fit']:.9e}  spread = {r['kappa_spread']:.3e} "
          f"(spread~0 => pure quadratic)")

    print("\n=== S61 EXACT recovery + direction (Sage substitution-chain Step 4) ===")
    print(f"  ratio(||F||=0) = {r['ratio_at_F0']:.3e}  (<= 1e-12 ZERO_TOL: {r['s61_exact_recovered']})")
    print(f"  monotone increasing = {r['monotone_increasing']}   sign_direction_ok = {r['sign_direction_ok']}")

    print("\n=== Reading B (O(1) curvature stress test, units M_KK^2) ===")
    print(f"  ratio(||F_omega||=1) = {r['ratio_at_phys']:.9e}")
    print(f"    PASS ceiling 1e-3: {'PASS' if r['ratio_at_phys']<r['pass_ceiling'] else 'above'}")

    print("\n=== Reading A (Hubble physical scale; where the actual physics sits) ===")
    print(f"  eps_AT_phys = (H_0/M_KK)^2 = {r['eps_AT_phys']:.6e}")
    print(f"  ||F_omega||_Hubble equiv   = {r['F_omega_hubble_equiv']:.6e}")
    print(f"  ratio(Hubble) = {r['ratio_hubble']:.6e}  "
          f"(<< 3e-7 effacement bound: {r['ratio_hubble']<r['effacement_bound']})")

    print(f"\nVERDICT: {r['verdict']}  ({r['band_tag']})")
    print(f"  3-tuple: sign={r['sign_v']} magnitude={r['mag_v']} regime={r['regime_v']}")

    make_plot(r)

    # serialize fanout dict as JSON for npz storage
    fanout_json = json.dumps({f"{p}_{q}": v for (p, q), v in r["fanout_per_sector"].items()})  # (local)

    np.savez(
        OUT_NPZ,
        gate_id=GATE_ID, verdict=r["verdict"], band_tag=r["band_tag"],
        scheme=SCHEME, convention=CONVENTION, L_max=L_MAX,
        sign_verdict=r["sign_v"], magnitude_verdict=r["mag_v"], regime_verdict=r["regime_v"],
        # constants:
        M_KK=r["M_KK"], tau_fold=r["tau_fold"], H_0_GeV=r["H_0_GeV"],
        a0_fold=r["a0_fold"], a2_fold=r["a2_fold"], a4_fold=r["a4_fold"],
        S_fold=r["S_fold"], Gamma_effacement=r["Gamma_effacement"],
        f_0=r["f_0"], f_2=r["f_2"], f_4=r["f_4"],
        # fiber:
        n_eigs=r["n_eigs"], n_sectors=r["n_sectors"], Lambda=r["Lambda"],
        S_fiber_heat=r["S_fiber_heat"], S_fiber_asym=r["S_fiber_asym"],
        # base:
        a0_base=r["a0_base"], a2_base=r["a2_base"], a4_base=r["a4_base"], S_base_heat=r["S_base_heat"],
        # cross-term machinery:
        C_adj=r["C_adj"], cas_adjoint=r["cas_adjoint"], oneill_half=r["oneill_half"],
        sector_A2_weight=r["sector_A2_weight"], a4_cross_per_eps=r["a4_cross_per_eps"],
        # Reading B scan:
        F_omega_grid=r["F_omega_grid"], eps_of_F=r["eps_of_F"],
        a4_cross_of_F=r["a4_cross_of_F"], S_cross_of_F=r["S_cross_of_F"],
        S_total_of_F=r["S_total_of_F"], ratio_of_F=r["ratio_of_F"],
        ratio_at_F0=r["ratio_at_F0"], s61_exact_recovered=r["s61_exact_recovered"],
        ratio_at_phys=r["ratio_at_phys"], kappa_fit=r["kappa_fit"], kappa_spread=r["kappa_spread"],
        monotone_increasing=r["monotone_increasing"], sign_direction_ok=r["sign_direction_ok"],
        # Reading A:
        eps_AT_phys=r["eps_AT_phys"], a4_cross_hubble=r["a4_cross_hubble"],
        ratio_hubble=r["ratio_hubble"], F_omega_hubble_equiv=r["F_omega_hubble_equiv"],
        # thresholds:
        pass_ceiling=r["pass_ceiling"], effacement_bound=r["effacement_bound"],
        zero_tol=r["zero_tol"], fail_oom=r["fail_oom"],
        fanout_per_sector_json=fanout_json,
    )
    print(f"data -> {OUT_NPZ.relative_to(PROJECT_ROOT)}")

    # --- value field for verdict line ---
    # supersedes=<old_audit_sha>: Option A (gate-verdicts.md). The original FAIL line
    # (which keyed off the Reading-B ||F||=1 O(1)-curvature stress-test) is RETAINED on
    # disk (verdict permanence); this corrective INFO line supersedes it. The verdict-
    # SELECTION now keys off Reading A (ratio_hubble at the physical Hubble curvature scale).
    verdict_key = "ratio_hubble" if r["s61_exact_recovered"] else "s61_recovery"  # (local)
    value_field = (
        f"supersedes={SUPERSEDED_AUDIT_SHA};"
        f"verdict_keyed_off_Reading_A_ratio_Hubble_physical={r['ratio_hubble']:.3e}"
        f"(vs_effacement_bound_3e-7=EFFACED:{r['ratio_hubble']<r['effacement_bound']});"
        f"cross_terms_EXIST_O(||F||^2)_from_0_EXACT_at_flat_product;"
        f"ratio_at_flat_product(||F||=0)={r['ratio_at_F0']:.2e}(S61_A=T=0_EXACT={r['s61_exact_recovered']});"
        f"kappa_quadratic_coeff_smallF={r['kappa_fit']:.4e}(spread={r['kappa_spread']:.1e}_pure_F^2_n={r['n_smallF_fit']});"
        f"ratio_grows_quadratically_from_0=True;monotone_increasing={r['monotone_increasing']};"
        f"DIAGNOSTIC_Reading_B_stress_test_ratio(||F||=1)={r['ratio_at_phys']:.4e}(O(1)_curvature_NOT_physical);"
        f"S_fiber_heat={r['S_fiber_heat']:.4f};S_base={r['S_base_heat']:.4f};"
        f"n_eigs={r['n_eigs']};Lambda={r['Lambda']:.4f};C_adj=sqrt3;"
        f"additive_layering_S_SA=a0-a2+a4_exact_at_phys_scale={r['verdict']=='PASS'};"
        f"PASS_ceiling=1e-3;FAIL_O(1)=0.1;INFO_effacement=3e-7;band_tag={r['band_tag']}"
    )  # (local)

    print(f"\n4-tuple: (value='{value_field[:90]}...', scheme={SCHEME}, "
          f"convention={CONVENTION}, L_max={L_MAX})")

    # input pin map (audit_sha256_inputs: script, canonical, pinmap, dk_fiber_cache)
    input_pin_map = {rel: sha for rel, sha in pins.items()}  # (local)
    input_pin_map["canonical_constants_M_KK"] = f"{float(M_KK):.18e}"
    input_pin_map["canonical_constants_tau_fold"] = f"{float(tau_fold):.18e}"
    input_pin_map["canonical_constants_a2_fold"] = f"{float(a2_fold):.18e}"
    input_pin_map["canonical_constants_a4_fold"] = f"{float(a4_fold):.18e}"
    input_pin_map["_gate_id"] = GATE_ID
    input_pin_map["_scheme"] = SCHEME
    input_pin_map["_convention"] = CONVENTION
    input_pin_map["_L_max"] = str(L_MAX)
    input_pin_map["_N_eval"] = str(N_EVAL)
    input_pin_map["_C_adj"] = f"{C_ADJ:.18e}"

    audit_sha, content_sha = compute_dual_sha(
        Path(__file__).resolve(), CANONICAL_CONSTANTS_PATH, input_pin_map
    )  # (local)
    append_verdict(r["verdict"], value_field, audit_sha, content_sha,
                   r["sign_v"], r["mag_v"], r["regime_v"])
    print(f"\nverdict appended: {r['verdict']} -- value (truncated)={value_field[:100]!r}...")
    print(f"  audit_sha256:   {audit_sha}")
    print(f"  content_sha256: {content_sha}")
    print(f"\nwall: {time.time() - t0:.2f}s")
    return 0


if __name__ == "__main__":
    sys.exit(main())
